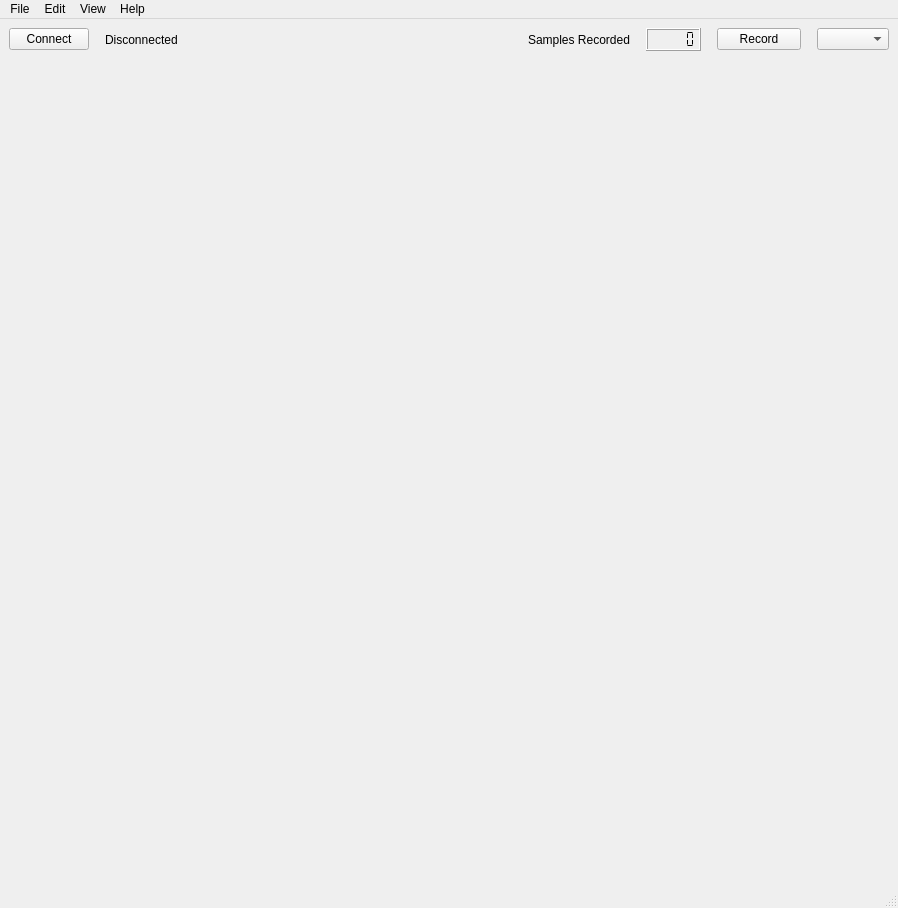
<?xml version="1.0" encoding="UTF-8"?>
<ui version="4.0">
 <class>MainWindow</class>
 <widget class="QMainWindow" name="MainWindow">
  <property name="geometry">
   <rect>
    <x>0</x>
    <y>0</y>
    <width>898</width>
    <height>908</height>
   </rect>
  </property>
  <property name="windowTitle">
   <string>Google Arm EMG Monitor</string>
  </property>
  <widget class="QWidget" name="centralwidget">
   <property name="sizePolicy">
    <sizepolicy hsizetype="Preferred" vsizetype="Preferred">
     <horstretch>0</horstretch>
     <verstretch>0</verstretch>
    </sizepolicy>
   </property>
   <layout class="QVBoxLayout" name="verticalLayout">
    <item>
     <layout class="QHBoxLayout" name="horizontalLayout">
      <property name="spacing">
       <number>16</number>
      </property>
      <property name="sizeConstraint">
       <enum>QLayout::SetDefaultConstraint</enum>
      </property>
      <item>
       <layout class="QFormLayout" name="formLayout">
        <property name="sizeConstraint">
         <enum>QLayout::SetDefaultConstraint</enum>
        </property>
        <property name="fieldGrowthPolicy">
         <enum>QFormLayout::ExpandingFieldsGrow</enum>
        </property>
        <property name="labelAlignment">
         <set>Qt::AlignCenter</set>
        </property>
        <property name="formAlignment">
         <set>Qt::AlignLeading|Qt::AlignLeft|Qt::AlignTop</set>
        </property>
        <property name="horizontalSpacing">
         <number>16</number>
        </property>
        <property name="verticalSpacing">
         <number>16</number>
        </property>
       </layout>
      </item>
      <item>
       <widget class="QPushButton" name="connectBtn">
        <property name="text">
         <string>Connect</string>
        </property>
       </widget>
      </item>
      <item>
       <widget class="QLabel" name="lbl_status">
        <property name="sizePolicy">
         <sizepolicy hsizetype="Fixed" vsizetype="Preferred">
          <horstretch>0</horstretch>
          <verstretch>0</verstretch>
         </sizepolicy>
        </property>
        <property name="text">
         <string>Disconnected</string>
        </property>
       </widget>
      </item>
      <item>
       <spacer name="horizontalSpacer">
        <property name="orientation">
         <enum>Qt::Horizontal</enum>
        </property>
        <property name="sizeHint" stdset="0">
         <size>
          <width>40</width>
          <height>20</height>
         </size>
        </property>
       </spacer>
      </item>
      <item>
       <widget class="QLabel" name="label_3">
        <property name="text">
         <string>Samples Recorded</string>
        </property>
       </widget>
      </item>
      <item>
       <widget class="QLCDNumber" name="nSamplesRecordedLCD">
        <property name="sizePolicy">
         <sizepolicy hsizetype="Fixed" vsizetype="Fixed">
          <horstretch>0</horstretch>
          <verstretch>0</verstretch>
         </sizepolicy>
        </property>
        <property name="smallDecimalPoint">
         <bool>true</bool>
        </property>
        <property name="segmentStyle">
         <enum>QLCDNumber::Flat</enum>
        </property>
       </widget>
      </item>
      <item>
       <widget class="QPushButton" name="recordBtn">
        <property name="sizePolicy">
         <sizepolicy hsizetype="Fixed" vsizetype="Fixed">
          <horstretch>0</horstretch>
          <verstretch>0</verstretch>
         </sizepolicy>
        </property>
        <property name="minimumSize">
         <size>
          <width>84</width>
          <height>0</height>
         </size>
        </property>
        <property name="maximumSize">
         <size>
          <width>84</width>
          <height>16777215</height>
         </size>
        </property>
        <property name="cursor">
         <cursorShape>PointingHandCursor</cursorShape>
        </property>
        <property name="text">
         <string>Record</string>
        </property>
        <property name="checkable">
         <bool>true</bool>
        </property>
       </widget>
      </item>
      <item>
       <widget class="QComboBox" name="cb_gestureName"/>
      </item>
     </layout>
    </item>
    <item>
     <widget class="QCustomPlot" name="plotWidget" native="true">
      <property name="sizePolicy">
       <sizepolicy hsizetype="Expanding" vsizetype="Expanding">
        <horstretch>0</horstretch>
        <verstretch>0</verstretch>
       </sizepolicy>
      </property>
      <property name="minimumSize">
       <size>
        <width>0</width>
        <height>800</height>
       </size>
      </property>
     </widget>
    </item>
   </layout>
  </widget>
  <widget class="QMenuBar" name="menubar">
   <property name="geometry">
    <rect>
     <x>0</x>
     <y>0</y>
     <width>898</width>
     <height>22</height>
    </rect>
   </property>
   <widget class="QMenu" name="menuFile">
    <property name="title">
     <string>File</string>
    </property>
    <addaction name="actionOpen"/>
    <addaction name="separator"/>
    <addaction name="actionSave"/>
    <addaction name="actionSave_As"/>
   </widget>
   <widget class="QMenu" name="menuEdit">
    <property name="title">
     <string>Edit</string>
    </property>
    <addaction name="actionPreferences"/>
   </widget>
   <widget class="QMenu" name="menuView">
    <property name="title">
     <string>View</string>
    </property>
    <addaction name="actionAmplitude"/>
    <addaction name="actionTime"/>
   </widget>
   <widget class="QMenu" name="menuHelp">
    <property name="title">
     <string>Help</string>
    </property>
    <addaction name="actionSearch_Documentation"/>
   </widget>
   <addaction name="menuFile"/>
   <addaction name="menuEdit"/>
   <addaction name="menuView"/>
   <addaction name="menuHelp"/>
  </widget>
  <widget class="QStatusBar" name="statusBar"/>
  <action name="actionAmplitude">
   <property name="checkable">
    <bool>true</bool>
   </property>
   <property name="text">
    <string>Amplitude Axis</string>
   </property>
  </action>
  <action name="actionTime">
   <property name="checkable">
    <bool>true</bool>
   </property>
   <property name="checked">
    <bool>true</bool>
   </property>
   <property name="text">
    <string>Time Axis</string>
   </property>
  </action>
  <action name="actionOpen">
   <property name="text">
    <string>Open</string>
   </property>
  </action>
  <action name="actionSave">
   <property name="text">
    <string>Save</string>
   </property>
  </action>
  <action name="actionSave_As">
   <property name="text">
    <string>Save As...</string>
   </property>
  </action>
  <action name="actionPreferences">
   <property name="text">
    <string>Preferences</string>
   </property>
  </action>
  <action name="actionSearch_Documentation">
   <property name="text">
    <string>Search Documentation</string>
   </property>
  </action>
 </widget>
 <customwidgets>
  <customwidget>
   <class>QCustomPlot</class>
   <extends>QWidget</extends>
   <header>qcustomplot.h</header>
   <container>1</container>
  </customwidget>
 </customwidgets>
 <resources/>
 <connections/>
</ui>
